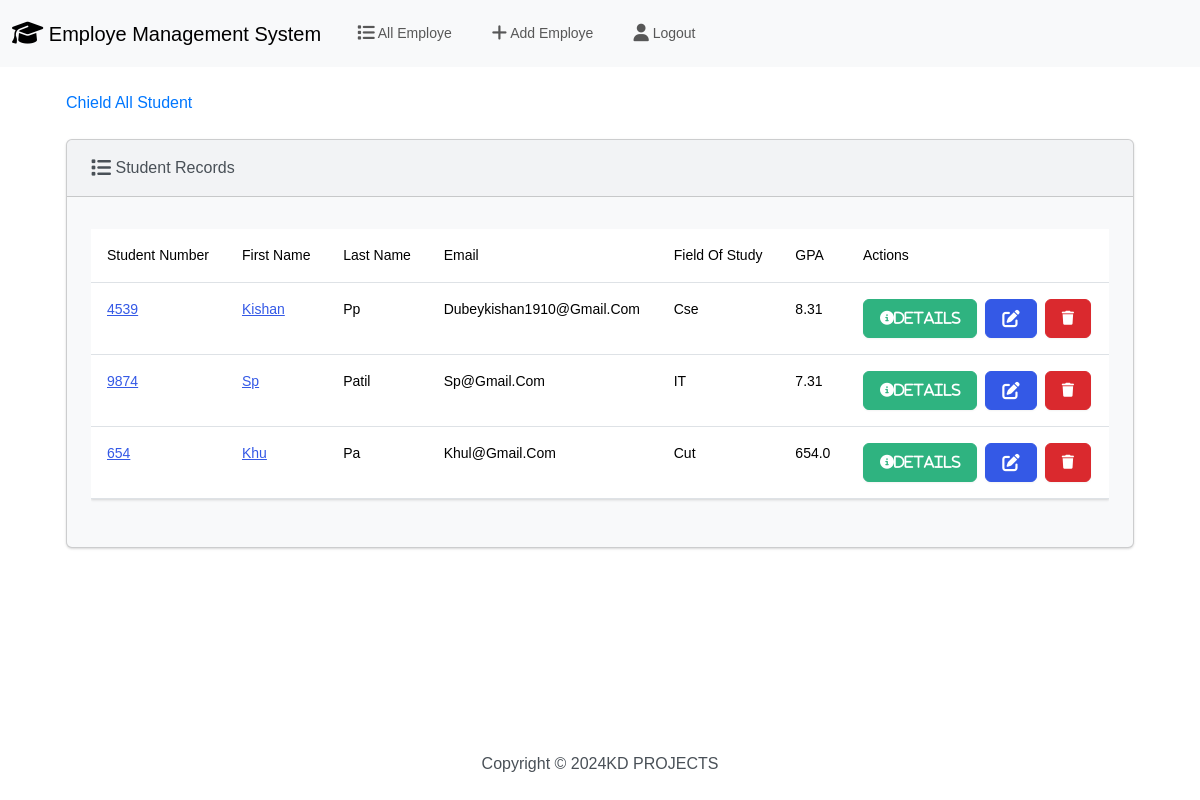
Screenshot of /student/ (signed in) with the database file from the repository.
### student_app/models.py (models this page shows, shortened)
class Student(models.Model):
    student_number = models.PositiveIntegerField()
    first_name = models.CharField(max_length=50)
    last_name = models.CharField(max_length=50)
    email = models.EmailField(max_length = 100)
    fiels_of_study = models.CharField(max_length=50)
    cgpa = models.FloatField()

### student_app/views.py (the view)
# urls.py: path('', login_required(views.Index.as_view()) ,name='index'),
class Index(View):
    template_name = "students/home.html"
    def get(self,request):
        details = Student.objects.all()
        context={
            'students' : details,
        }
        return render(request, self.template_name, context)

### templates/students/home.html (shortened to what this page needs)
{% extends "base.html" %}
{% load static %}
{% block content %}
<div class="titlee m-4">chield all Student</div>
  <div class="row">
      <div class="col-12">
          {% if students %}
          <div class="card bg-light mx-4 mb-3">
              <div class="card-header">
                  <i class="fa-solid fa-list fa-lg"></i> Student Records
              </div>
              <div class="card-body">
                <p class="card-text">
                  <div class="table-responsive">
                      <table class="table table-hover">
                          <thead>
                            <tr>
                              <th scope="col">Student Number</th>
                              <th scope="col">First Name</th>
                              <th scope="col">Last Name</th>
                              <th scope="col">Email</th>
                              <th scope="col">Field of Study</th>
                              <th scope="col">GPA</th>
                              <th scope="col">Actions</th>
                            </tr>
                          </thead>
                          <tbody>
                              {% for student in students %}
                            <tr>
                              <td><a href="{% url 'edit' student.id %}">{{ student.student_number }}</a></td>
                              <td><a href="{% url 'edit' student.id %}">{{ student.first_name }}</a></td>
                              <td>{{ student.last_name }}</td>
                              <td>{{ student.email }}</td>
                              <td>{{ student.fiels_of_study }}</td>
                              <td>{{ student.cgpa }}</td>
                              <td>
                                  <button type="button" class="btn btn-success me-1" href="{% url 'view_student' student.id %}" data-bs-toggle="modal" data-bs-target="#myModal{{student.id}}">
                                    <i class="fa-solid fa-circle-info">details</i>
                                  </button>
                                  <a href="{% url 'edit' student.id %}" class="btn btn-primary me-1">
                                  </a>
                                  <a href="{% url 'delete' student.pk %}" class="btn btn-danger"><i class="fa fa-trash"></i></a>
                              </td>
                            </tr>
                             {% endfor %}
                          </tbody>
                        </table>
                  </div>
                </p>
              </div>
          </div>
          {% else %}
                <h5 class="alert alert-primary ms-4 me-4">No Student Records</h5>
          {% endif %}
      </div>
  </div>
{% endblock %}

### templates/base.html (shortened to what this page needs)
{% load static %}
<!DOCTYPE html>
<html lang="en">
<head>
    <link rel="stylesheet" href="https://cdnjs.cloudflare.com/ajax/libs/font-awesome/6.5.1/css/all.min.css"  />
    <link rel="stylesheet" href="{% static 'css/style.css' %}">
    <link rel="stylesheet" href="{% static 'css/bootstrap.min.css' %}">
</head>
<body class="d-flex flex-column min-vh-100">
    {% include 'includes/navbar.html' %}
      <div class="container">
        {% block content %}
        {% endblock %}
      </div>
    {% include 'includes/footer.html' %}
</body>
</html>

### templates/includes/navbar.html (shortened to what this page needs)
<nav class="navbar navbar-expand-lg bg-light" data-bs-theme="light">
  <div class="container-fluid">
    <a class="navbar-brand" href="{% url 'index' %}"><i class="fa-solid fa-graduation-cap fa-lg"></i> Employe Management System</a>
    <div class="collapse navbar-collapse" id="navbarColor03">
      <ul class="navbar-nav me-auto">
        <li class="nav-item">
          <a class="nav-link" href="{% url 'index' %}">  All Employe</a>
        </li>
        <li class="nav-item">
          <a class="nav-link" href="{% url 'add' %}">  Add Employe </a>
        </li>
        <li class="nav-item">
          <a class="nav-link" href="{% url 'logout' %}">  Logout </a>
        </li>
    </div>
  </div>
</nav>

### templates/includes/footer.html
<footer class="mt-auto mb-4">
    <div class="text-center">
        <span>Copyright &copy; <script>document.write(new Date().getFullYear())</script>KD PROJECTS</span>
    </div>
  </footer>

### static/css/style.css (style rules this page uses)
* { box-sizing: border-box; padding: 0; margin: 0; outline: none; border: none; text-decoration: none; text-transform: capitalize !important; transition: all .2s linear; }
body { font-family: "Ubuntu", sans-serif !important; font-size: 0.938rem; background-color: #eee; }
.titlee { color: rgb(0, 119, 255); }

### rows the page displays
Student: student_number "4539", first_name "Kishan", last_name "Pp", email "Dubeykishan1910@gmail.com", fiels_of_study "Cse", cgpa "8.31"
Student: student_number "9874", first_name "Sp", last_name "Patil", email "Sp@gmail.com", fiels_of_study "IT", cgpa "7.31"
Student: student_number "654", first_name "Khu", last_name "Pa", email "Khul@gmail.com", fiels_of_study "Cut", cgpa "654.0"
